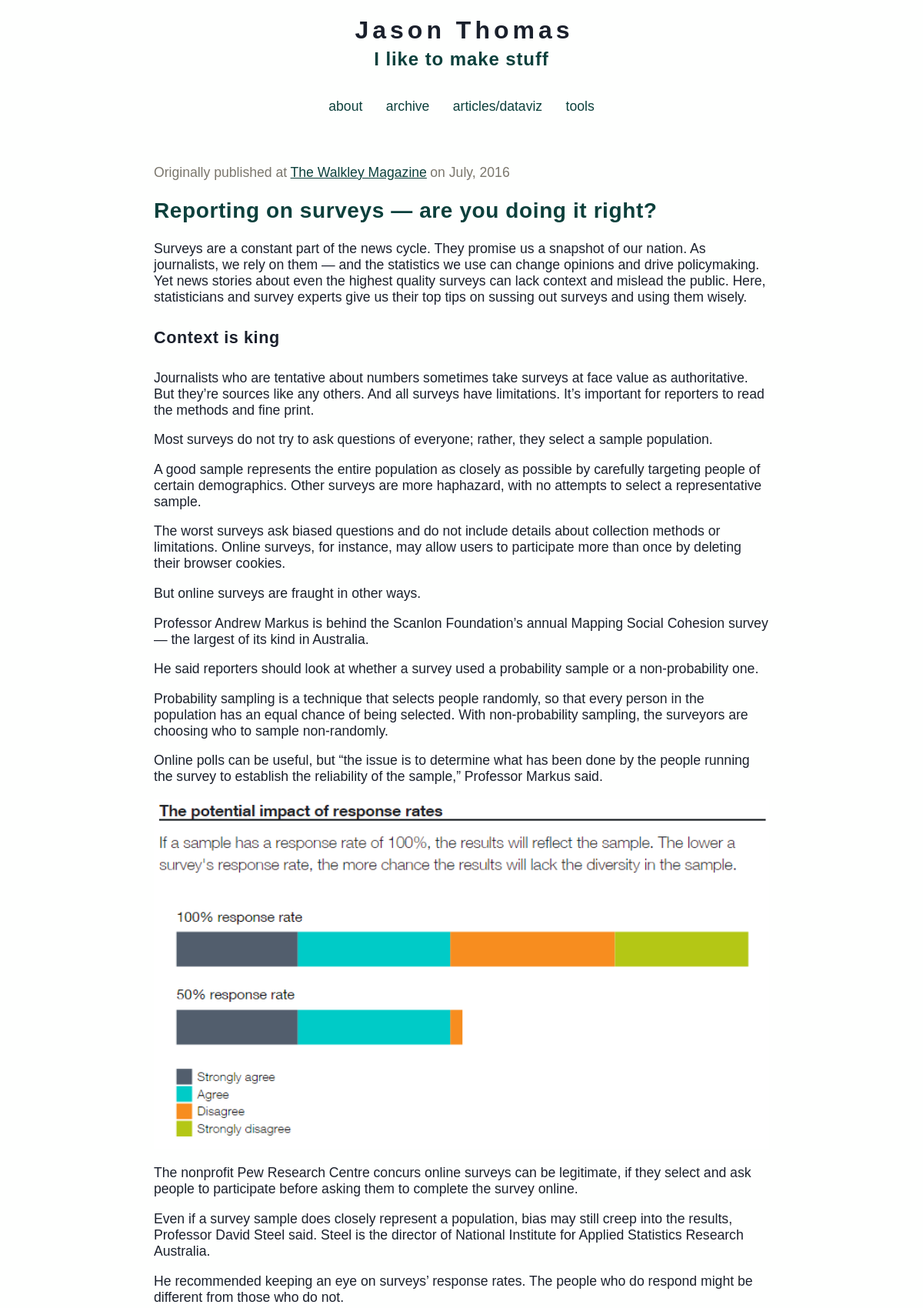
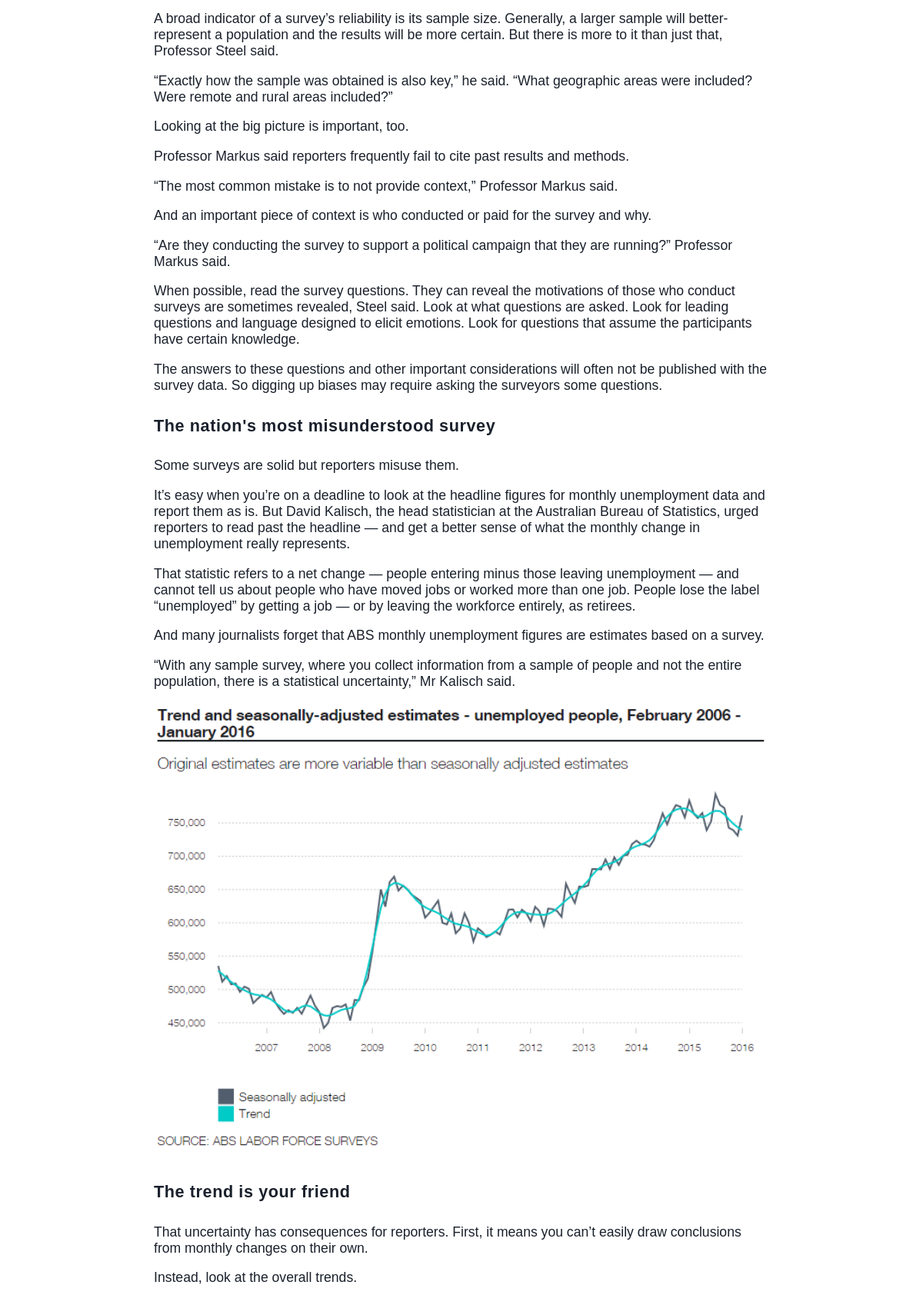
Screenshot of /article?articleNum=7 (upper part) with the database file from the repository (2 pictures, top to bottom).
### tables this page shows
CREATE TABLE "articles" (
	"id"	integer PRIMARY KEY AUTOINCREMENT,
	"publishDate"	date NOT NULL,
	"link"	text NOT NULL,
	"title"	text NOT NULL,
	"text"	text NOT NULL,
	"interactive"	NUMERIC NOT NULL DEFAULT 0
);

### app.py (the view)
@app.route('/article', methods=['GET','POST'])
def show_article():
    qString = request.args.get('articleNum')
    global articleNum
    if qString != None:
        articleNum = int(qString)
    session.pop('logged_in', None)
    articles = get_sql_records("articles")
    return render_template('show_article.html', articles=articles, articleNum=articleNum)

### app.py (called while the page is built)
def connect_db():
    return sqlite3.connect(app.config['DATABASE'])

def get_sql_records(table):
    if table == "articles":
        cursor = g.db.execute('select title, publishDate, link, text, interactive from articles order by id asc')
        articles = [dict(title=row[0], date=row[1], link=row[2], text=row[3], interactive=row[4]) for row in cursor.fetchall()]
        return articles
    elif table == "entries":
        cursor = g.db.execute('select title, entryDate, text from entries order by id asc')
        entries = [dict(title=row[0], date=row[1], text=row[2]) for row in cursor.fetchall()]
        return entries
    else:
        raise sqlite3.DatabaseError

@app.before_request
def before_request():
    g.db = connect_db()

@app.teardown_request
def teardown_request(exception):
    db = getattr(g, 'db', None)
    if db is not None:
        db.close()

@app.after_request
def after_request(response):
    response.headers.set('X-Content-Type-Options', 'nosniff')
    response.headers.set('X-Frame-Options', 'SAMEORIGIN')
    response.headers.set('X-XSS-Protection', '1; mode=block')
    response.headers.set('Strict-Transport-Security', 'max-age=63072000')
    return response

### templates/show_article.html
{% extends "layout.html" %}
{% block body %}
  {% if articles|length > 0 %}
    <div class=publishedDetails>
      <p class=dateText>Originally published at</p>
      {{ articles[articleNum].link |safe }}
      <p class=dateText> on {{ articles[articleNum].date|safe }}</p>
    </div>
    <h2>{{ articles[articleNum].title }}</h2>
    {{ articles[articleNum].text|safe }}
  {% else %}
    <em>Why not say something?</em>
  {% endif %}
{% endblock %}

### static/style.css (style rules this page uses)
a,h2,h3 { color: #0C403C; }
a:link { text-decoration: none; }
h1,h2,h3,h4 { letter-spacing: 0.6px; }
img { width: 100%; height: auto; }
.page a { text-decoration: underline; }
.dateText { margin-bottom:0px; color: #7B776D; }
.publishedDetails p { display: inline; }
h2 { font-size: 3.5vh; }
h4 { font-size: 2.7vh; }
p, a, code, li { font-size: 2.2vh; }

### rows the page displays
articles: link "The Walkley Magazine", publishDate "July, 2016", title "Reporting on surveys — are you doing it right?", text "Surveys are a constant part of the news cycle. They promise us a snapshot of our nation. As journalists, we rely on them — and the statistics we use can change opinions and drive policymaking. Yet news stories about even the highest quality surveys can lack context and mislead the public. Here, statisticians and survey experts give us their top tips on sussing out surveys and using them wisely. Context is king Journalists who are tentative about numbers sometimes take surveys at face value as authoritative. But they’re sources like any others. And all surveys have limitations. It’s important for reporters to read the methods and fine print. Most surveys do not try to ask questions of…", text (picture)
